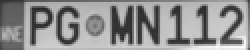
#> input picture BackEnd/uploads/Cars1.png, 125 x 25 px, found by its file name (shown 2 times larger)
$ python prediction.py
#> lines starting #> are read from the running program, lines starting #| are printed output that depends on the picture; after the words box and inside, x2 and y2 are one past the last pixel; in counts of white or black regions, pixels touching at a corner belong together
# %%
from skimage import io
from skimage.color import rgb2gray, rgba2rgb, gray2rgb
from skimage.exposure import equalize_hist
from skimage.filters import threshold_sauvola, gaussian, threshold_otsu
from skimage.morphology import binary_closing, skeletonize, erosion, white_tophat, black_tophat, square, binary_opening, remove_small_holes
from skimage.measure import find_contours
from skimage.transform import resize
from skimage.feature import hog
import cv2
import numpy as np
import matplotlib.pyplot as plt
import pickle
import pprint

# %% [markdown]
# # Utilities

# %%
def show_with_contours(image, contours, title=None):
    plt.figure(figsize=(6, 6))
    plt.imshow(image, cmap='gray')

    for contour in contours:
        min_row, min_col = int(min(contour[:, 0])), int(min(contour[:, 1]))
        max_row, max_col = int(max(contour[:, 0])), int(max(contour[:, 1]))

        rect_height = max_row - min_row
        rect_width = max_col - min_col

        rectangle = plt.Rectangle((min_col, min_row), rect_width, rect_height,
                                  edgecolor='green', linewidth=1, facecolor='none')
        plt.gca().add_patch(rectangle)

    plt.axis('off')
    if title is not None:
        plt.title('Rectangles around Contours')
    plt.show()

# %%
def show_with_contours_dict(image, contours_dict, title=None, axes=None):
    plt.figure(figsize=(6, 6))
    plt.imshow(image, cmap='gray')

    for c in contours_dict:
        rectangle = plt.Rectangle((c["x"][1], c["y"][1]), c["w"], c["h"],
                                  edgecolor='green', linewidth=2, facecolor='none')
        plt.gca().add_patch(rectangle)

    plt.axis('off')
    if title is not None:
        plt.title('Rectangles around Contours')
    plt.show()

# %%
def show_plate_chars(char_list):
    fig, axes = plt.subplots(1, len(char_list))
    for i, char in enumerate(char_list):
        axes[i].imshow(char, cmap="gray")
        axes[i].axis("off")
    plt.show()

# %%
## extracting the hog
# [15 lines left out: function extract_hog_features, not called in this run]

# %% [markdown]
# # Testing an image

# %%
img = io.imread('dataset/images/Cars1.png', as_gray=True)
#> img is the input picture: shape (25, 125); min 40, max 253, mean 144
io.imshow(img)
io.show()

# %% [markdown]
# # Preprocess

# %%
def preprocess(img):
    new_img = equalize_hist(img) # enhance contrast
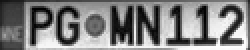
#> new_img: shape (25, 125) float64 (shown 2 times larger); min 0.00032, max 1, mean 0.505
#     new_img = gaussian(img) # smooth image
    new_img = new_img < threshold_sauvola(new_img) # thresholding
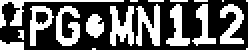
#> new_img: shape (25, 125) bool (shown 2 times larger); 39.6% white; 18 white regions (7 under 20 px), largest, box (x1, y1, x2, y2) and area: (55, 3, 67, 23) 154, (68, 2, 80, 23) 146, (0, 0, 62, 14) 140
#     new_img = binary_opening(new_img) # remove small noise
    return new_img

img = preprocess(img)
io.imshow(img)
io.show()

# %% [markdown]
# # Get Contours

# %%
def get_contours(img):
    contours_dict = []
    contours = find_contours(img)
#> contours = 19 point arrays, longest 116 points

    for contour in contours:
        min_row, min_col = int(min(contour[:, 0])), int(min(contour[:, 1]))
        max_row, max_col = int(max(contour[:, 0])), int(max(contour[:, 1]))

        rect_height = max_row - min_row
        rect_width = max_col - min_col

        ratio = 99999
        if rect_height != 0:
            ratio = rect_width/rect_height

        contours_dict.append({"area": rect_height*rect_width, "w/h": ratio, "y": (
            max_row, min_row), "x": (max_col, min_col), "h": rect_height, "w": rect_width})
#> this loop made 19 passes
#> (contour, min_row, min_col, max_row, max_col, rect_height, rect_width, ratio) on passes 6, 19: ([[0, 111.5], [0.5, 111], [0, 110.5]], 0, 110, 0, 111, 0, 1, 99999), ([[24, 45.5], [23.5, 46], [23.5, 47], [24, 47.5]], 23, 45, 24, 47, 1, 2, 2)
#> (min_row, min_col, max_row, max_col, rect_height, rect_width, ratio) on passes 1, 2, 3, 4, 5, 7: (0, 0, 13, 61, 13, 61, 4.69), (0, 64, 0, 68, 0, 4, 99999), (0, 73, 0, 81, 0, 8, 99999), (0, 84, 0, 93, 0, 9, 99999), (0, 96, 0, 103, 0, 7, 99999), (0, 122, 24, 123, 24, 1, 0.0417)
#> after the loop, contours_dict = 19 items
    return contours, contours_dict

contours, contours_dict = get_contours(img)
#> contours = 19 point arrays, longest 116 points; contours_dict = 19 items
show_with_contours(img, contours)
#> the loop in show_with_contours, `for contour in contours:` made 19 passes
#> (min_row, min_col, max_row, max_col, rect_height, rect_width) on passes 1, 2, 3, 4, 5, 7, 8, 9, 10, 11, 12, 13: (0, 0, 13, 61, 13, 61), (0, 64, 0, 68, 0, 4), (0, 73, 0, 81, 0, 8), (0, 84, 0, 93, 0, 9), (0, 96, 0, 103, 0, 7), (0, 122, 24, 123, 24, 1), (1, 67, 22, 79, 21, 12), (1, 82, 22, 94, 21, 12), (1, 95, 22, 107, 21, 12), (1, 109, 21, 121, 20, 12), (2, 14, 22, 26, 20, 12), (2, 27, 22, 39, 20, 12)
#> (contour, min_row, min_col, max_row, max_col, rect_height, rect_width) on passes 6, 19: ([[0, 111.5], [0.5, 111], [0, 110.5]], 0, 110, 0, 111, 0, 1), ([[24, 45.5], [23.5, 46], [23.5, 47], [24, 47.5]], 23, 45, 24, 47, 1, 2)
#> in show_with_contours, `plt.show()`:
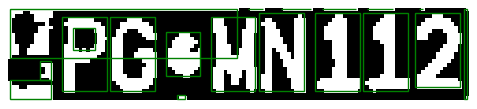
#> figure drawn by matplotlib, 1 panel

# %% [markdown]
# # 1st Filter

# %%
def filter_size(contours_dict):
    AREA_THRESHOLD = 74
    WIDTH_THRESHOLD = 2
    HEIGHT_THRESHOLD = 7
    MIN_RATIO = 0.16
    MAX_RATIO = 1

    filtered_contours_dict = []

    for c in contours_dict:
        if c['area'] > AREA_THRESHOLD and c["w"] > WIDTH_THRESHOLD and c['h'] > HEIGHT_THRESHOLD and MIN_RATIO < c['w/h'] < MAX_RATIO:
            filtered_contours_dict.append(c)
#> this loop made 19 passes
#> after the loop, filtered_contours_dict = 8 items

    filtered_contours_dict = sorted(filtered_contours_dict, key=lambda x: x['x'][0]) # sort the contours based from left tot right
    return filtered_contours_dict

filtered_contours_dict = filter_size(contours_dict)
#> filtered_contours_dict = 8 items
show_with_contours_dict(img, filtered_contours_dict)
#> the loop in show_with_contours_dict, `for c in contours_dict:` made 8 passes
#> in show_with_contours_dict, `plt.show()`:
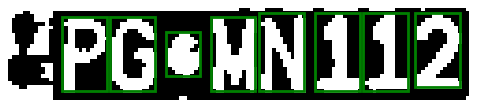
#> figure drawn by matplotlib, 1 panel

# %% [markdown]
# # 2nd Filter

# %%
def filter_alignment(filtered_contours_dict):
    W_THRESHOLD = 0.8
    H_THRESHOLD = 0.2
    ANGLE_THRESHOLD = np.radians(12)
    AREA_DIFF_THRESHOLD = 1
    DIAGONAL_THRESHOLD = 1.1

    final_contours = []

    for c1 in filtered_contours_dict:
        diagonal = (c1["w"] ** 2 + c1["h"] ** 2)**0.5
        for c2 in filtered_contours_dict:
            if c1 == c2: # make sure they're different contours
                continue

            dx = abs(c1['x'][0] - c2['x'][0]) # x difference
            dy = abs(c1['y'][0] - c2['y'][0]) # y difference

            if dx == 0 or np.arctan(dy/dx) > ANGLE_THRESHOLD: # filter based on  angle
                continue

            if abs(c1["area"] - c2["area"]) / c1["area"] > AREA_DIFF_THRESHOLD or abs(c1["w"] - c2["w"]) / c1["w"] > W_THRESHOLD or abs(c1["h"] - c2["h"]) / c1["h"] > H_THRESHOLD or dx > diagonal * DIAGONAL_THRESHOLD:
                continue

            final_contours.append(c2)
#> this loop made 8 passes
#> diagonal on passes 1 to 8: 23.32, 23.32, 15, 23.32, 24.19, 24.19, 24.19, 23.32
#> after the loop, final_contours = 10 items

    final_contours = [dict(t)
                      for t in {tuple(sorted(d.items())) for d in final_contours}]
#> final_contours = 7 items

    final_contours = sorted(final_contours, key=lambda x: x['x'][0]) # sort the contours based from left tot right
    return final_contours

final_contours = filter_alignment(filtered_contours_dict)
#> final_contours = 7 items
show_with_contours_dict(img, final_contours)
#> the loop in show_with_contours_dict (call 2), `for c in contours_dict:` made 7 passes

# %% [markdown]
# # 3rd Filter

# %%
def filter_position(filtered_contours_dict):
    DIAGONAL_THRESHOLD = 1
    H_THRESHOLD = 0.2

    final_contours = []

    for c1 in filtered_contours_dict:
        left = 0
        right = 0


        for c2 in filtered_contours_dict:
            if c1 == c2: # make sure they're different contours
                continue

            dx = abs(c1['x'][0] - c2['x'][0]) # x difference
            dy = abs(c1['y'][0] - c2['y'][0]) # y difference

            if abs(c1["h"] - c2["h"]) / c1["h"] > H_THRESHOLD: # make sure they're on the same line
                continue

            diag = (dx**2 + dy**2) **0.5
            if dx < 2 * DIAGONAL_THRESHOLD * diag:
                if c1['x'][0] > c2['x'][0]:
                    left += 1
                else:
                    right += 1

            if left >= 2 or right >= 2:
                final_contours.append(c1)
                break
            pass
#> this loop made 7 passes
#> after the loop, final_contours = 7 items

    final_contours = sorted(final_contours, key=lambda x: x['x'][0]) # sort the contours based from left tot right
    return final_contours


final_contours = filter_position(final_contours)
show_with_contours_dict(img, final_contours)
pp = pprint.PrettyPrinter(indent=2)
pp.pprint(final_contours)
#> (printed output is left out)

# %% [markdown]
# # Crop with padding

# %%
def crop_pad(img, final_contours, PADDING=2):
#> called with PADDING = 2
    min_x = [d["x"][1] for d in final_contours]
#> min_x = [14, 27, 54, 67, 82, 95, 109]
    min_y = [d["y"][1] for d in final_contours]
#> min_y = [2, 2, 2, 1, 1, 1, 1]

    max_x = [d["x"][0] for d in final_contours]
#> max_x = [26, 39, 66, 79, 94, 107, 121]
    max_y = [d["y"][0] for d in final_contours]
#> max_y = [22, 22, 22, 22, 22, 22, 21]

    min_x = np.min(min_x)
#> min_x = 14
    min_x = 0 if (min_x - PADDING < 0) else min_x - PADDING
#> min_x = 12
    min_y = np.min(min_y)
#> min_y = 1
    min_y = 0 if (min_y - PADDING < 0) else min_y-PADDING
#> min_y = 0

    max_x = np.max(max_x)
#> max_x = 121
    max_x = img.shape[1] if (max_x + PADDING > img.shape[1]) else max_x+PADDING
#> max_x = 123
    max_y = np.max(max_y)
#> max_y = 22
    max_y = img.shape[0] if (max_y + PADDING > img.shape[0]) else max_y+PADDING
#> max_y = 24

#     print(min_y, min_x)
#     print(max_y, max_x)

    cropped = img.copy()
    cropped = cropped[min_y:max_y, min_x:max_x]
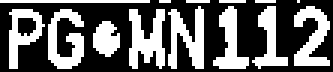
#> cropped: shape (24, 111) bool (shown 3 times larger); 39.9% white; 14 white regions (5 under 20 px), largest, box (x1, y1, x2, y2) and area: (43, 3, 55, 23) 154, (56, 2, 68, 23) 146, (16, 3, 28, 23) 140
    return cropped

cropped = crop_pad(img, final_contours)
io.imshow(cropped, cmap="gray")
io.show()

# %% [markdown]
# # Filter Plate Only

# %%
cropped_cont, cropped_cont_dict = get_contours(cropped)
#> the loop in get_contours (call 2), `for contour in contours:` made 15 passes
#> (min_row, min_col, max_row, max_col, rect_height, rect_width, ratio) on passes 1, 2, 3, 4, 5, 7, 8, 9, 10, 11, 12, 13: (0, 0, 0, 49, 0, 49, 99999), (0, 52, 0, 56, 0, 4, 99999), (0, 61, 0, 69, 0, 8, 99999), (0, 72, 0, 81, 0, 9, 99999), (0, 84, 0, 91, 0, 7, 99999), (1, 55, 22, 67, 21, 12, 0.571), (1, 70, 22, 82, 21, 12, 0.571), (1, 83, 22, 95, 21, 12, 0.571), (1, 97, 21, 109, 20, 12, 0.6), (2, 2, 22, 14, 20, 12, 0.6), (2, 15, 22, 27, 20, 12, 0.6), (2, 42, 22, 54, 20, 12, 0.6)
#> (contour, min_row, min_col, max_row, max_col, rect_height, rect_width, ratio) on pass 6: ([[0, 99.5], [0.5, 99], [0, 98.5]], 0, 98, 0, 99, 0, 1, 99999)
#> cropped_cont = 15 point arrays, longest 115 points; cropped_cont_dict = 15 items
cropped_filter_size = filter_size(cropped_cont_dict)
#> the loop in filter_size (call 2), `for c in contours_dict:` made 15 passes
#> cropped_filter_size = 8 items
# cropped_filter_alignment = filter_alignment(cropped_filter_size)

show_with_contours_dict(cropped, cropped_filter_size)
#> the loop in show_with_contours_dict (call 4), `for c in contours_dict:` made 8 passes
#> in show_with_contours_dict (call 4), `plt.show()`:
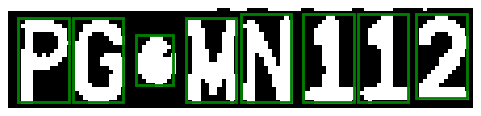
#> figure drawn by matplotlib, 1 panel

# %% [markdown]
# # Extract Characters

# %%
def get_chars(cropped, cropped_filtered):
    chars_img = []
    for char in cropped_filtered:
        left = char["x"][1]
        right = char["x"][0]
        top = char["y"][1]
        bottom = char["y"][0]

        cropped_char = cropped[top:bottom, left:right]

#         cropped_morph_char = binary_opening(cropped_char)
#         cropped_morph_char = binary_closing(cropped_char) # TODO: character level filtering here
        cropped_morph_char = remove_small_holes(cropped_char,5) # TODO: character level filtering here

#         cropped_resized_char = resize(cropped_morph_char, (32, 32))
        chars_img.append(cropped_morph_char)
#> this loop made 8 passes
#> (left, right, top, bottom) on passes 1 to 8: (2, 14, 2, 22), (15, 27, 2, 22), (30, 39, 6, 18), (42, 54, 2, 22), (55, 67, 1, 22), (70, 82, 1, 22), (83, 95, 1, 22), (97, 109, 1, 21)
#> after the loop, chars_img = 8 items

    return chars_img

chars_list = get_chars(cropped, cropped_filter_size)
#> chars_list = 8 items

show_plate_chars(chars_list)
#> the loop in show_plate_chars, `for i, char in enumerate(char_list):` made 8 passes
#> in show_plate_chars, `plt.show()`:
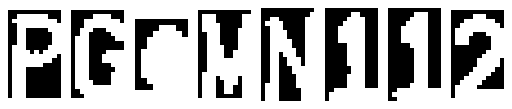
#> figure drawn by matplotlib, 8 panels

# %% [markdown]
# # Extraction Function

# %%
# TODO: will be changed from the roots
# [116 lines left out: function plate_extractor, not called in this run]

# %% [markdown]
# # Test Extraction

# %%
#> (the run stopped early here; a loop or call above may not have finished)

$ run again, with BackEnd/uploads/Cars0.png copied over BackEnd/uploads/Cars1.png
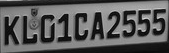
#> input picture BackEnd/uploads/Cars0.png, 169 x 53 px, found by its file name
#> img is the input picture: shape (53, 169); min 1, max 214, mean 90.8
#> in preprocess, `new_img = new_img < threshold_sauvola(new_img)`:
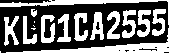
#> new_img: shape (53, 169) bool; 41.7% white; 17 white regions (4 under 20 px), largest, box (x1, y1, x2, y2) and area: (6, 28, 169, 53) 886, (0, 0, 169, 25) 595, (41, 15, 55, 43) 249
#> in get_contours, `contours = find_contours(img)`: contours = 28 point arrays, longest 207 points
#> the loop in get_contours, `for contour in contours:` made 28 passes
#> (contour, min_row, min_col, max_row, max_col, rect_height, rect_width, ratio) on pass 27: ([[50.5, 0], [51, 0.5], [52, 0.5]], 50, 0, 52, 0, 2, 0, 0)
#> after the loop in get_contours, `for contour in contours:`: contours_dict = 28 items
#> `contours, contours_dict = get_contours(img)`: contours = 28 point arrays, longest 207 points; contours_dict = 28 items
#> the loop in show_with_contours, `for contour in contours:` made 28 passes
#> (min_row, min_col, max_row, max_col, rect_height, rect_width) on passes 1 to 8: (0, 0, 3, 50, 3, 50), (0, 51, 0, 54, 0, 3), (0, 0, 24, 168, 24, 168), (8, 30, 16, 36, 8, 6), (8, 151, 35, 165, 27, 14), (9, 121, 37, 135, 28, 14), (9, 136, 36, 150, 27, 14), (10, 106, 38, 119, 28, 13)
#> the loop in filter_size, `for c in contours_dict:` made 28 passes
#> after the loop in filter_size, `for c in contours_dict:`: filtered_contours_dict = 10 items
#> the loop in show_with_contours_dict, `for c in contours_dict:` made 10 passes
#> the loop in filter_alignment, `for c1 in filtered_contours_dict:` made 10 passes
#> diagonal on passes 1 to 8: 33.54, 31.3, 31.3, 31.3, 31.3, 31.3, 30.87, 31.3
#> after the loop in filter_alignment, `for c1 in filtered_contours_dict:`: final_contours = 33 items
#> in filter_alignment, `final_contours = [dict(t) for t in {tuple(sorted(d.items())) for d in ..`: final_contours = 10 items
#> the loop in show_with_contours_dict (call 2), `for c in contours_dict:` made 10 passes
#> the loop in filter_position, `for c1 in filtered_contours_dict:` made 10 passes
#> (printed output is left out)
#> in crop_pad, `min_x = [d["x"][1] for d in final_contours]`: min_x = [3, 22, 40, 56, 73, 89, 106, 121, 136, 151]
#> in crop_pad, `min_y = [d["y"][1] for d in final_contours]`: min_y = [15, 15, 14, 13, 12, 11, 10, 9, 9, 8]
#> in crop_pad, `max_x = [d["x"][0] for d in final_contours]`: max_x = [18, 36, 54, 70, 87, 103, 119, 135, 150, 165]
#> in crop_pad, `max_y = [d["y"][0] for d in final_contours]`: max_y = [45, 43, 42, 41, 40, 39, 38, 37, 36, 35]
#> in crop_pad, `min_x = np.min(min_x)`: min_x = 3
#> in crop_pad, `min_x = 0 if (min_x - PADDING < 0) else min_x - PADDING`: min_x = 1
#> in crop_pad, `min_y = np.min(min_y)`: min_y = 8
#> in crop_pad, `min_y = 0 if (min_y - PADDING < 0) else min_y-PADDING`: min_y = 6
#> in crop_pad, `max_x = np.max(max_x)`: max_x = 165
#> in crop_pad, `max_x = img.shape[1] if (max_x + PADDING > img.shape[1]) else max_x+PA..`: max_x = 167
#> in crop_pad, `max_y = np.max(max_y)`: max_y = 45
#> in crop_pad, `max_y = img.shape[0] if (max_y + PADDING > img.shape[0]) else max_y+PA..`: max_y = 47
#> cropped: shape (41, 166) bool; 36% white; 16 white regions (3 under 20 px), largest, box (x1, y1, x2, y2) and area: (40, 9, 54, 37) 249, (3, 10, 18, 40) 233, (121, 4, 135, 32) 232
#> the loop in get_contours (call 2), `for contour in contours:` made 18 passes
#> (min_row, min_col, max_row, max_col, rect_height, rect_width, ratio) on passes 1 to 8: (0, 0, 0, 19, 0, 19, 99999), (2, 29, 10, 35, 8, 6, 0.75), (2, 150, 29, 164, 27, 14, 0.519), (3, 120, 31, 134, 28, 14, 0.5), (3, 135, 30, 149, 27, 14, 0.519), (4, 105, 32, 118, 28, 13, 0.464), (5, 88, 33, 102, 28, 14, 0.5), (6, 72, 34, 86, 28, 14, 0.5)
#> cropped_cont = 18 point arrays, longest 149 points; cropped_cont_dict = 18 items
#> the loop in filter_size (call 2), `for c in contours_dict:` made 18 passes
#> cropped_filter_size = 10 items
#> the loop in show_with_contours_dict (call 4), `for c in contours_dict:` made 10 passes
#> in show_with_contours_dict (call 4), `plt.show()`:
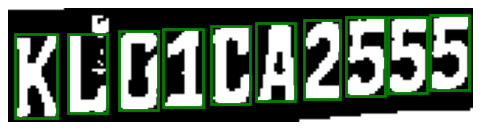
#> figure drawn by matplotlib, 1 panel
#> the loop in get_chars, `for char in cropped_filtered:` made 10 passes
#> (left, right, top, bottom) on passes 1 to 8: (2, 17, 9, 39), (21, 35, 9, 37), (39, 53, 8, 36), (55, 69, 7, 35), (72, 86, 6, 34), (88, 102, 5, 33), (105, 118, 4, 32), (120, 134, 3, 31)
#> the loop in show_plate_chars, `for i, char in enumerate(char_list):` made 10 passes

$ run again, with BackEnd/uploads/Cars4.png copied over BackEnd/uploads/Cars1.png
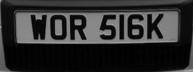
#> input picture BackEnd/uploads/Cars4.png, 193 x 72 px, found by its file name
#> img is the input picture: shape (72, 193); min 0, max 164, mean 45.3
#> in get_contours, `contours = find_contours(img)`: contours = 71 point arrays, longest 1029 points
#> the loop in get_contours, `for contour in contours:` made 71 passes
#> (min_row, min_col, max_row, max_col, rect_height, rect_width, ratio) on passes 1 to 8: (4, 13, 9, 179, 5, 166, 33.2), (5, 182, 6, 183, 1, 1, 1), (10, 12, 11, 13, 1, 1, 1), (10, 180, 24, 181, 14, 1, 0.0714), (12, 11, 17, 12, 5, 1, 0.2), (13, 147, 37, 162, 24, 15, 0.625), (14, 30, 38, 45, 24, 15, 0.625), (14, 99, 38, 115, 24, 16, 0.667)
#> after the loop in get_contours, `for contour in contours:`: contours_dict = 71 items
#> `contours, contours_dict = get_contours(img)`: contours = 71 point arrays, longest 1029 points; contours_dict = 71 items
#> the loop in show_with_contours, `for contour in contours:` made 71 passes
#> (min_row, min_col, max_row, max_col, rect_height, rect_width) on passes 1 to 8: (4, 13, 9, 179, 5, 166), (5, 182, 6, 183, 1, 1), (10, 12, 11, 13, 1, 1), (10, 180, 24, 181, 14, 1), (12, 11, 17, 12, 5, 1), (13, 147, 37, 162, 24, 15), (14, 30, 38, 45, 24, 15), (14, 99, 38, 115, 24, 16)
#> the loop in filter_size, `for c in contours_dict:` made 71 passes
#> the loop in show_with_contours_dict, `for c in contours_dict:` made 11 passes
#> the loop in filter_alignment, `for c1 in filtered_contours_dict:` made 11 passes
#> the loop in show_with_contours_dict (call 2), `for c in contours_dict:` made 7 passes
#> the loop in filter_position, `for c1 in filtered_contours_dict:` made 7 passes
#> (printed output is left out)
#> cropped: shape (29, 136) bool; 33.8% white; 7 white regions, largest, box (x1, y1, x2, y2) and area: (3, 4, 18, 28) 236, (42, 5, 58, 28) 218, (23, 5, 38, 28) 215
#> the loop in get_contours (call 2), `for contour in contours:` made 13 passes
#> the loop in filter_size (call 2), `for c in contours_dict:` made 13 passes
#> the loop in show_with_contours_dict (call 4), `for c in contours_dict:` made 8 passes
#> in show_with_contours_dict (call 4), `plt.show()`:
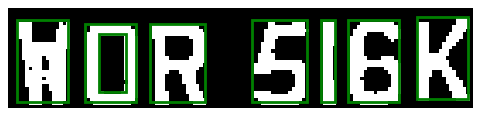
#> figure drawn by matplotlib, 1 panel
#> the loop in get_chars, `for char in cropped_filtered:` made 8 passes
#> the loop in show_plate_chars, `for i, char in enumerate(char_list):` made 8 passes
